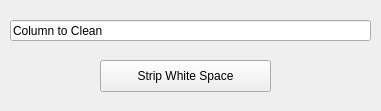
<?xml version="1.0" encoding="UTF-8"?>
<ui version="4.0">
 <class>RemoveWhiteSpace</class>
 <widget class="QWidget" name="RemoveWhiteSpace">
  <property name="geometry">
   <rect>
    <x>0</x>
    <y>0</y>
    <width>381</width>
    <height>111</height>
   </rect>
  </property>
  <property name="windowTitle">
   <string>Form</string>
  </property>
  <widget class="QPushButton" name="cleanButton">
   <property name="geometry">
    <rect>
     <x>100</x>
     <y>60</y>
     <width>171</width>
     <height>32</height>
    </rect>
   </property>
   <property name="text">
    <string>Strip White Space</string>
   </property>
  </widget>
  <widget class="QLineEdit" name="columnToClean">
   <property name="geometry">
    <rect>
     <x>10</x>
     <y>20</y>
     <width>361</width>
     <height>21</height>
    </rect>
   </property>
   <property name="text">
    <string>Column to Clean</string>
   </property>
  </widget>
 </widget>
 <resources/>
 <connections/>
</ui>
